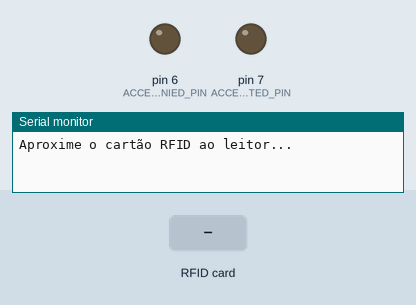
This sketch was run on a simulated Arduino Uno, built with avr-gcc and run on an emulated ATmega328P. Shown: output pins drawn as LEDs (lit = HIGH), the last lines printed to the serial monitor. The test bench sets the inputs (shaded band). Pins used as bus, display or sensor lines are not drawn.

Above: at 1.2 s.
1.3 s: RFID card A1 B2 C3 D4 held to the reader
At 2.5 s:
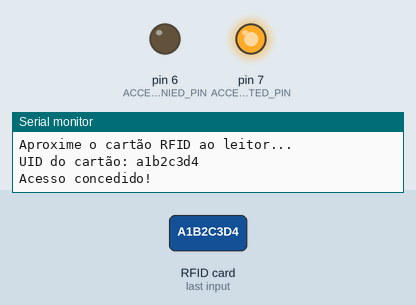
4.3 s: RFID card 5E 7A 19 C4 held to the reader
At 5.0 s:
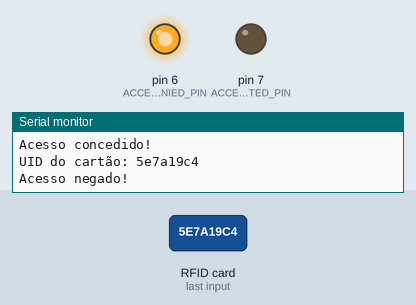
Timing chart, 0 to 7.8 s (numbered marks = the images above; inputs shaded):
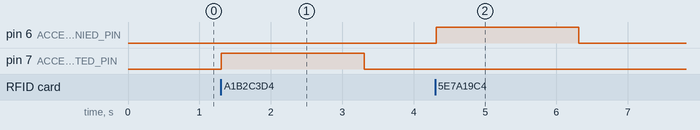

The sketch:

RFIDAccessControlSystem.ino
```cpp
#include <SPI.h>
#include <MFRC522.h>

#define SS_PIN 10
#define RST_PIN 9
#define ACCESS_GRANTED_PIN 7
#define ACCESS_DENIED_PIN 6

MFRC522 mfrc522(SS_PIN, RST_PIN);

void setup() {
  Serial.begin(9600);
  SPI.begin();
  mfrc522.PCD_Init();
  pinMode(ACCESS_GRANTED_PIN, OUTPUT);
  pinMode(ACCESS_DENIED_PIN, OUTPUT);
  Serial.println("Aproxime o cartão RFID ao leitor...");
}

void loop() {
  if (!mfrc522.PICC_IsNewCardPresent() || !mfrc522.PICC_ReadCardSerial()) {
    return;
  }

  Serial.print("UID do cartão: ");
  String cardUID = "";
  for (byte i = 0; i < mfrc522.uid.size; i++) {
    cardUID += String(mfrc522.uid.uidByte[i], HEX);
  }
  Serial.println(cardUID);

  if (isAuthorized(cardUID)) {
    grantAccess();
  } else {
    denyAccess();
  }

  mfrc522.PICC_HaltA();
  mfrc522.PCD_StopCrypto1();
}

bool isAuthorized(String uid) {
  String authorizedUIDs[] = {"a1b2c3d4", "e5f6g7h8"};
  for (String authorizedUID : authorizedUIDs) {
    if (uid.equalsIgnoreCase(authorizedUID)) {
      return true;
    }
  }
  return false;
}

void grantAccess() {
  Serial.println("Acesso concedido!");
  digitalWrite(ACCESS_GRANTED_PIN, HIGH);
  delay(2000);
  digitalWrite(ACCESS_GRANTED_PIN, LOW);
}

void denyAccess() {
  Serial.println("Acesso negado!");
  digitalWrite(ACCESS_DENIED_PIN, HIGH);
  delay(2000);
  digitalWrite(ACCESS_DENIED_PIN, LOW);
}
```

Measured:
- after the input at 1.3 s, pin 7 (ACCESS_GRANTED_PIN): LOW → HIGH at once, → LOW 2.0 s later
- after the input at 4.3 s, pin 6 (ACCESS_DENIED_PIN): LOW → HIGH at once, → LOW 2.0 s later
